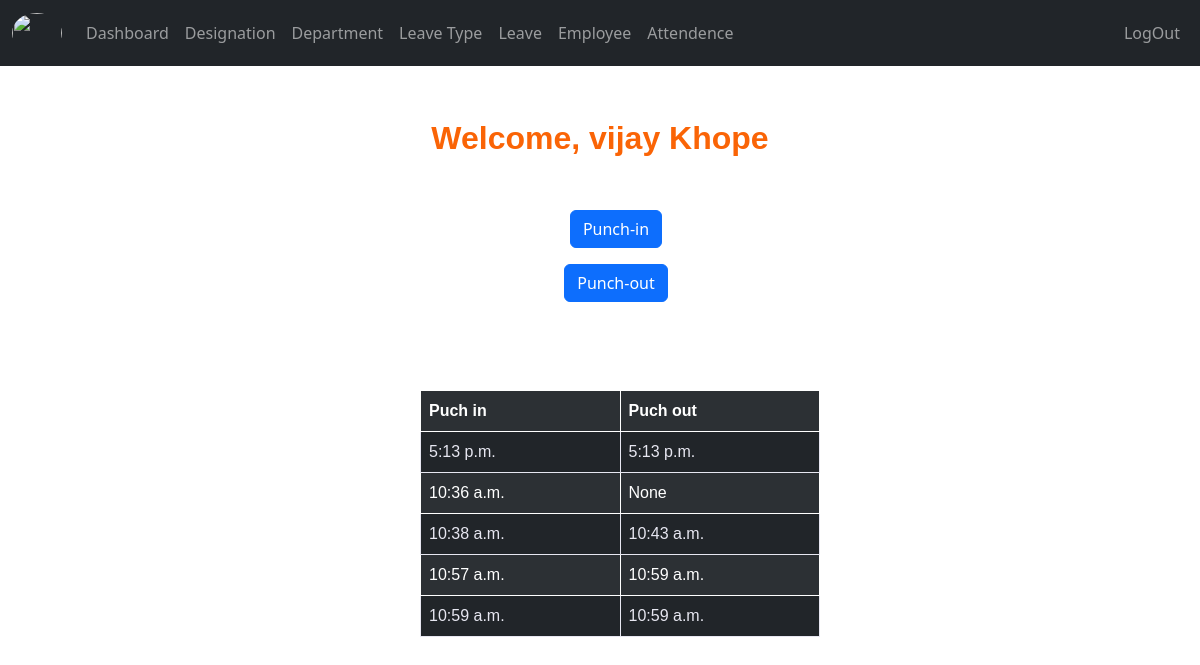
Screenshot of /userdashboard/ (signed in) with the database file from the repository.
### employee/models.py (models this page shows, shortened)
class Employee(models.Model):
    user = models.OneToOneField(User, on_delete=models.CASCADE,null=True,related_name='employee_user')
    first_name = models.CharField(max_length=100)
    last_name = models.CharField(max_length=100)
    dob = models.DateField()
    address = models.TextField()
    phone_no = models.BigIntegerField()
    email = models.EmailField()
    password = models.CharField(max_length=12)
    employee_designation = models.ForeignKey(designation,on_delete=models.CASCADE)
    employee_department = models.ForeignKey(department,on_delete=models.CASCADE)
    access_status = (
        ('A','Admin'),
        ('E','Employee')
    )
    acess_type = models.CharField(max_length=20,choices=access_status)
    reporting_to = models.ForeignKey('self',on_delete=models.CASCADE,blank=True,null=True)

class attendence(models.Model):
    employee_name =  models.ForeignKey(Employee,on_delete=models.CASCADE,blank=True,null=True,related_name='employee_attendence')
    punch_in = models.TimeField()
    punch_out = models.TimeField(null=True)
    date =  models.DateField()
    duration = models.CharField(blank=True,null=True,max_length=200)

### employee/views.py (the view)
# urls.py: path('userdashboard/',views.userdashboard,name='userdashboard'),
@login_required(login_url='/')
def userdashboard(request):
    if request.user.is_superuser == False:
        print(request.user,'===============================')
        p_in = request.user.employee_user.employee_attendence.all()
        print(33333333333333333333,p_in)
        punch_in_out_time = attendence.objects.all()
        attendance_ids = request.GET.get('attendance_id')
        data = {'attendance_ids':attendance_ids,
                'punch_in_out_time':punch_in_out_time,
                'p_in':p_in,
                }
        print(44444444444444444, attendance_ids)
        return render(request,"dashboard.html", context=data)
    else:
        return redirect('employee:useremployee_list')

### templates/dashboard.html (shortened to what this page needs)
{%extends 'base.html'%}
{%block content%}
<head>
</head>
<div class="">
    <body>
        {%if request.user.is_authenticated%}
        <br><br>
        <center><b>Welcome,
                {{request.user.employee_user.first_name}} {{request.user.employee_user.last_name}}</b></center>
        {%endif%}
        <br><br>
        {%if request.user.is_authenticated%}
        <div class="container" >
            <center>
                <ul>
                    <form method="post" action="/userpuch_in/">
                        <button type="submit" id="punchin" class="btn btn-primary" value="puchin" name="puchin" ><a>Punch-in</a></button>
                    </form>
                </ul>
            </center>
            <center>
                <ul>
                    <form method="post" action="/userpuch_out/{{attendance_ids}}">
                    <button type="submit" id="punchout" class="btn btn-primary" value="puchout" name="puchout">Punch-out</button>
                    </form>
                </ul>
            </center>
        </div>
        <br><br><br>
        <div class="col-sm-4" style="margin-left:35%;">
            <table class="table table-dark table-striped">
                <tr>
                    <th>Puch in</th>
                    <th>Puch out</th>
                </tr>
                {%for punch_in_out_time_list in p_in%}
                <tr>
                    <td>{{punch_in_out_time_list.punch_in}}</td>
                    <td>{{punch_in_out_time_list.punch_out}}</td>
                </tr>
                {% endfor %}
            </table>
        </div>
        {%endif%}
    </body>
</div>
{%endblock%}

### templates/dashboard.html (style rules this page uses)
b { font-family: arial, sans-serif; border-collapse: collapse; width: 100%; font-size: 200%; color: rgb(250, 100, 6); }
table { font-family: arial, sans-serif; border-collapse: collapse; width: 100%; }
td, th { text-align: left; padding: 8px; color: rgb(231, 231, 241); }
table, th, td { border: 1px solid; border-collapse: collapse; }
th, td { background-color: #d49696; }

### rows the page displays
attendence: punch_in "5:13 p.m.", punch_out "5:13 p.m."
attendence: punch_in "10:36 a.m.", punch_out "None"
attendence: punch_in "10:38 a.m.", punch_out "10:43 a.m."
attendence: punch_in "10:57 a.m.", punch_out "10:59 a.m."
attendence: punch_in "10:59 a.m.", punch_out "10:59 a.m."

### other values shown
{{ request.user.employee_user.first_name }} "vijay"
{{ request.user.employee_user.last_name }} "Khope"
